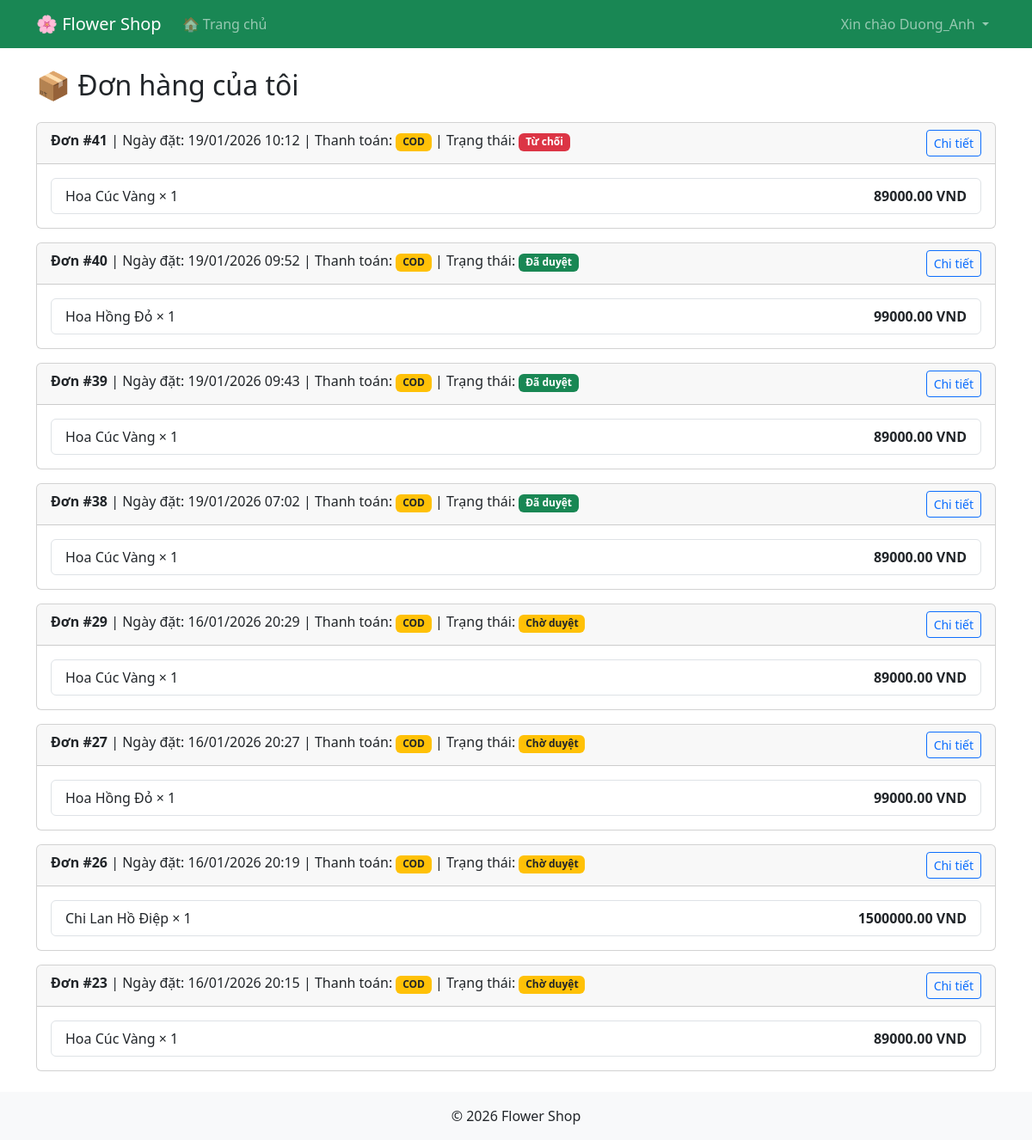
Page /my-orders/ (signed in) on the earlier database version.
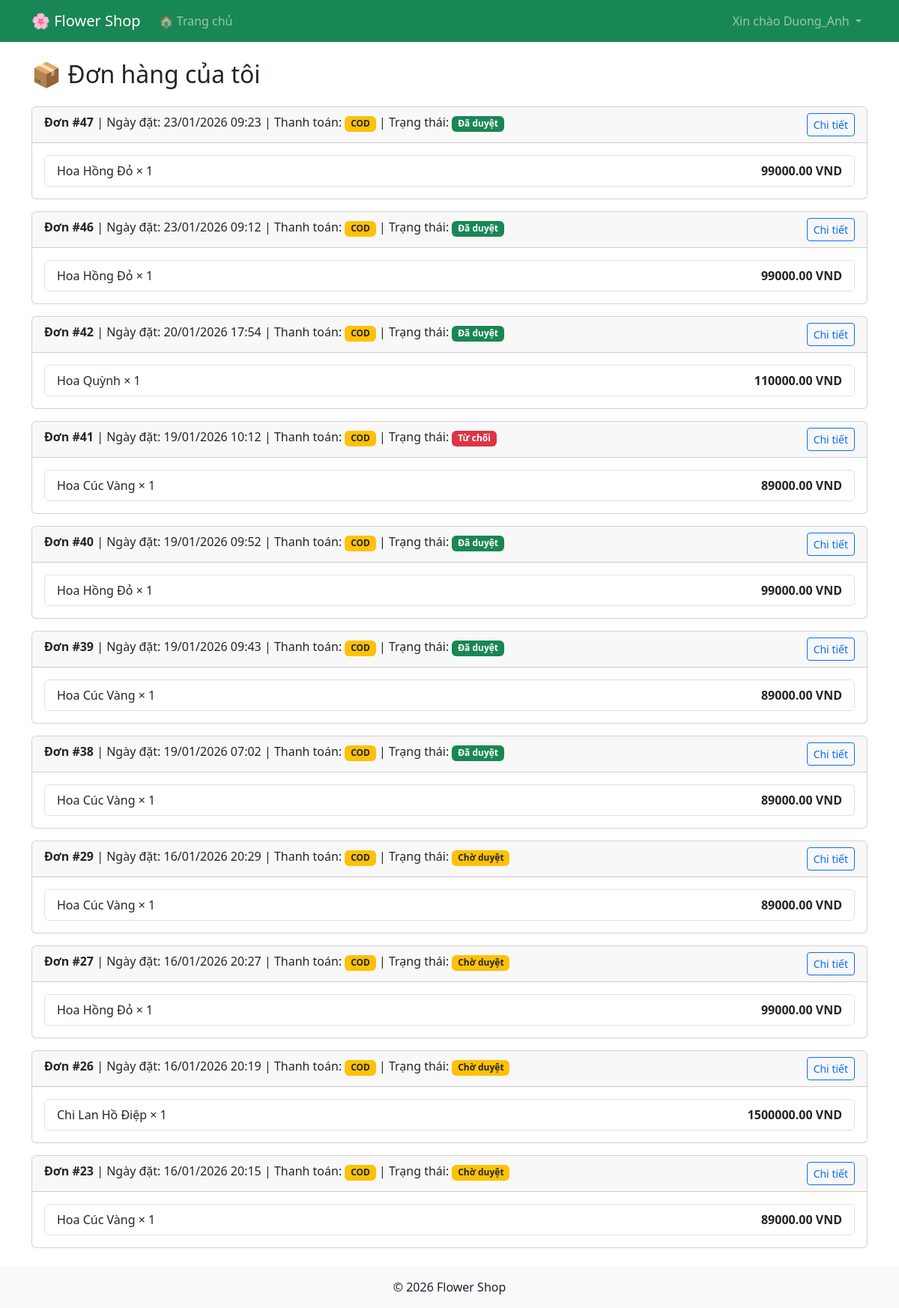
Same page on the later database version.
### core/models.py (models this page shows, shortened)
class Order(models.Model):
    STATUS_CHOICES = (
        ('pending', 'Pending'),
        ('approved', 'Approved'),
        ('rejected', 'Rejected'),
    )
    PAYMENT_CHOICES = (
        ('cod', 'Thanh toán khi nhận hàng'),
        ('bank', 'Chuyển khoản ngân hàng'),
    )
    user = models.ForeignKey(User, on_delete=models.CASCADE)
    created_at = models.DateTimeField(auto_now_add=True)
    status = models.CharField(
        max_length=20,
        choices=STATUS_CHOICES,
        default='pending'
    )
    payment_method = models.CharField(
        max_length=10,
        choices=PAYMENT_CHOICES,
        default='cod'
    )
    total_price = models.DecimalField(
        max_digits=10,
        decimal_places=2,
        default=0
    )

class OrderItem(models.Model):
    order = models.ForeignKey(
        Order,
        on_delete=models.CASCADE,
        related_name='items'
    )
    product = models.ForeignKey(Product, on_delete=models.CASCADE)
    quantity = models.IntegerField(default=1)
    price = models.DecimalField(max_digits=10, decimal_places=2, default=0)

class Product(models.Model):
    category = models.ForeignKey(
        Category,
        on_delete=models.CASCADE,
        related_name='products'
    )
    name = models.CharField(max_length=200)
    price = models.DecimalField(max_digits=10, decimal_places=2)
    description = models.TextField()
    image = models.ImageField(upload_to='products/', blank=True, null=True)
    stock = models.IntegerField(default=0)
    is_active = models.BooleanField(default=True)
    created_at = models.DateTimeField(auto_now_add=True)

### core/views.py (the view)
# urls.py: path('my-orders/', views.my_orders, name='my_orders'),
@login_required
def my_orders(request):
    orders = Order.objects.filter(user=request.user).order_by('-created_at')
    return render(request, 'core/my_orders.html', {
        'orders': orders
    })

### core/templates/core/my_orders.html (shortened to what this page needs)
{% extends 'core/base.html' %}
{% block content %}
<h2 class="mb-4">📦 Đơn hàng của tôi</h2>
{% if orders %}
    {% for order in orders %}
        <div class="card mb-3">
            <div class="card-header">
                <strong>Đơn #{{ order.id }}</strong>
                <a href="{% url 'order_detail' order.id %}"
                class="btn btn-sm btn-outline-primary float-end">
                Chi tiết
                </a>
                | Ngày đặt: {{ order.created_at|date:"d/m/Y H:i" }}
                | Thanh toán:
                {% if order.payment_method == "cod" %}
                    <span class="badge bg-warning text-dark">COD</span>
                {% else %}
                    <span class="badge bg-info">Chuyển khoản</span>
                {% endif %}
                | Trạng thái:
                {% if order.status == 'pending' %}
                    <span class="badge bg-warning text-dark">Chờ duyệt</span>
                {% elif order.status == 'approved' %}
                    <span class="badge bg-success">Đã duyệt</span>
                {% else %}
                    <span class="badge bg-danger">Từ chối</span>
                {% endif %}
            </div>
            <div class="card-body">
                <ul class="list-group">
                    {% for item in order.items.all %}
                        <li class="list-group-item d-flex justify-content-between">
                            <span>
                                {{ item.product.name }} × {{ item.quantity }}
                            </span>
                            <strong>{{ item.price }} VND</strong>
                        </li>
                    {% endfor %}
                </ul>
            </div>
        </div>
    {% endfor %}
{% else %}
    <p>Bạn chưa có đơn hàng nào.</p>
{% endif %}
{% endblock %}

### core/templates/core/base.html (shortened to what this page needs)
<!DOCTYPE html>
<html lang="vi">
<head>
    <link href="https://cdn.jsdelivr.net/npm/bootstrap@5.3.3/dist/css/bootstrap.min.css" rel="stylesheet">
</head>
<body>
<nav class="navbar navbar-expand-lg navbar-dark bg-success">
    <div class="container">
        <a class="navbar-brand" href="{% url 'home' %}">🌸 Flower Shop</a>
        <ul class="navbar-nav me-auto">
            <li class="nav-item">
                <a class="nav-link" href="{% url 'home' %}">
                    🏠 Trang chủ
                </a>
            </li>
        </ul>
        <ul class="navbar-nav ms-auto">
            {% if user.is_authenticated %}
            <li class="nav-item dropdown">
                <a class="nav-link dropdown-toggle" href="#" role="button" data-bs-toggle="dropdown">
                    Xin chào {{ user.username }}
                </a>
            </li>
            {% endif %}
        </ul>
    </div>
</nav>
<div class="container mt-4">
    {% block content %}
    {% endblock %}
</div>
<footer class="bg-light text-center p-3 mt-4">
      © 2026 Flower Shop
</footer>
</body>
</html>

Differences in the rows shown:
added Order: id "47", created_at "23/01/2026 09:23", payment_method "COD", status "Đã duyệt"
added OrderItem: product.name "Hoa Hồng Đỏ", quantity "1", price "99000.00", shown under "47"
added Order: id "46", created_at "23/01/2026 09:12", payment_method "COD", status "Đã duyệt"
added OrderItem: product.name "Hoa Hồng Đỏ", quantity "1", price "99000.00", shown under "46"
added Order: id "42", created_at "20/01/2026 17:54", payment_method "COD", status "Đã duyệt"
added OrderItem: product.name "Hoa Quỳnh", quantity "1", price "110000.00", shown under "42"
